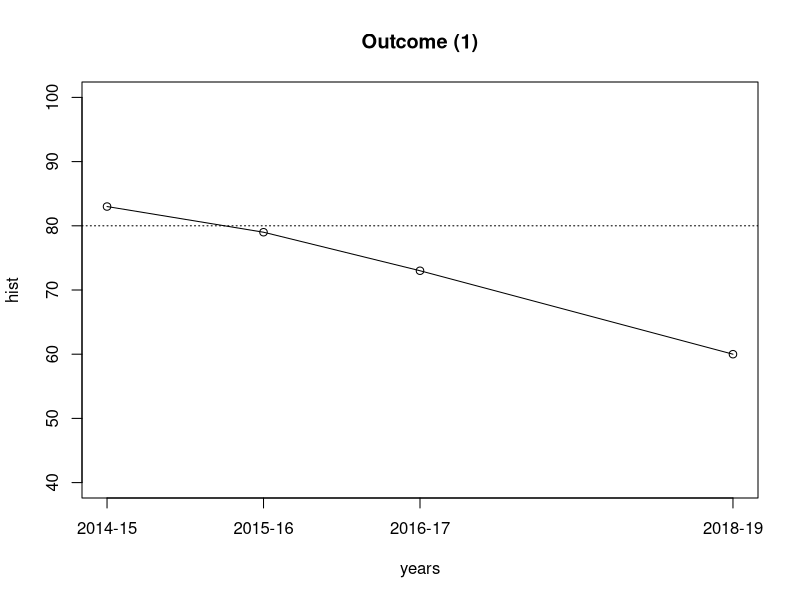
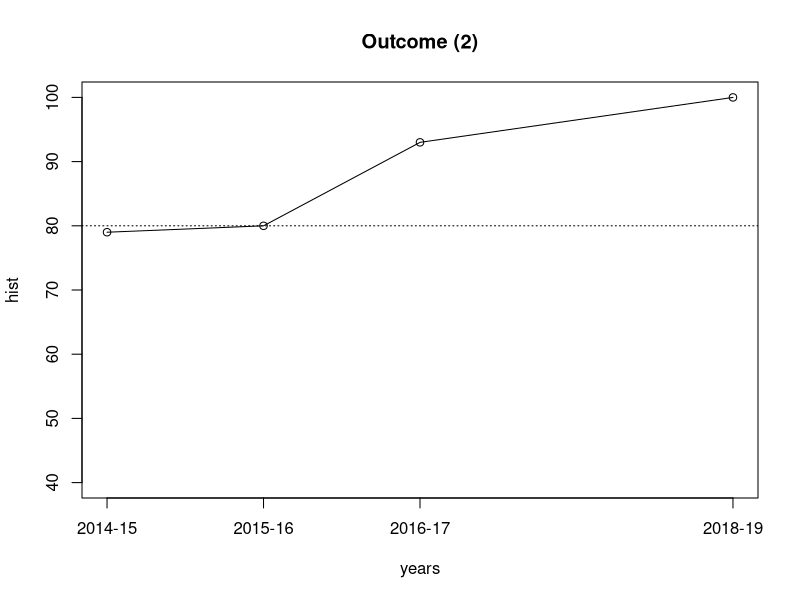
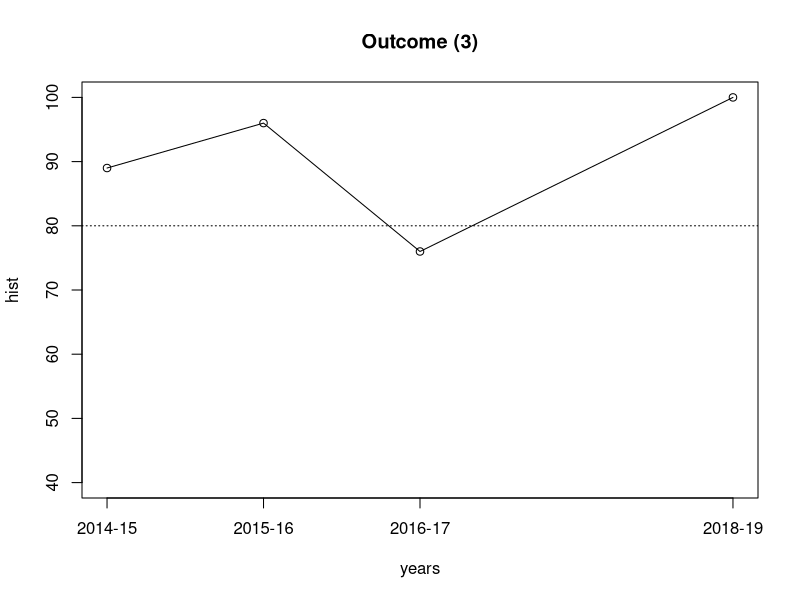
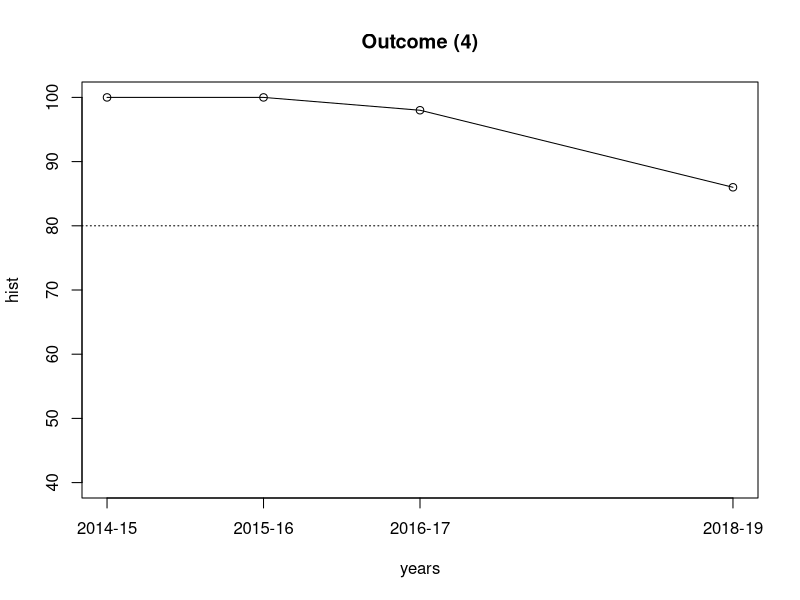
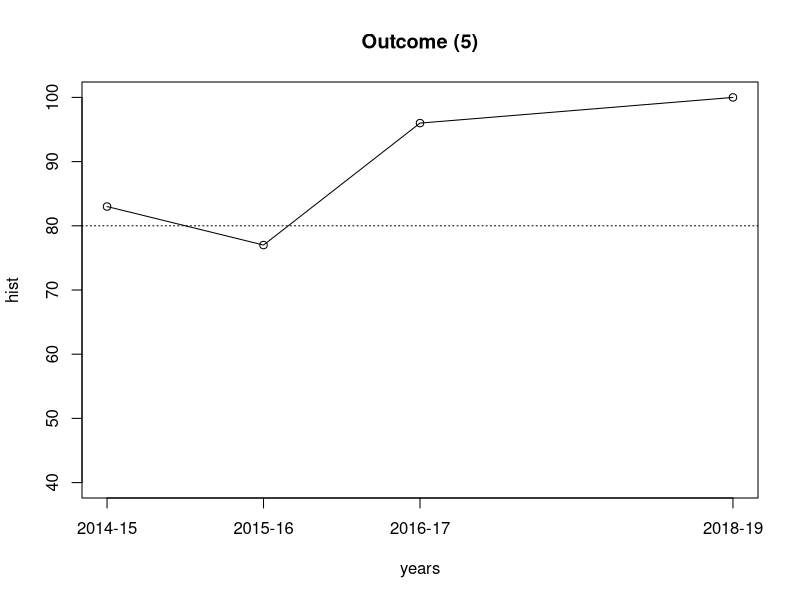
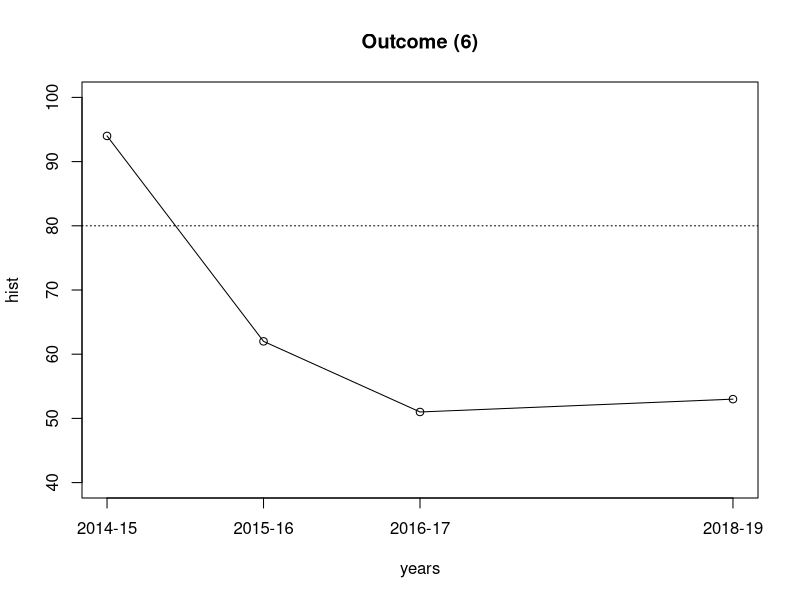

R code for these plots, in order:
## ---- chunk 1
num.excelled <- c(
    a1=0+0, a2=0, a3=0, a4=0, a5=0, a6=0,
    b1=6, b2=28+8,
    c1=23, c2=0, c3=0+23, c4=43, c5=27, 
    d1=38, d2=38, d3=38, d4=38, d5=0,
    e1=10, e2=25, e3=25, e4=18, e5=18,
    f1=0, f2=23, f3=38,
    g1=0, g2=0,
    h1=0, h2=0, h3=0,
    i1=0, i2=0, i3=0, i4=0,
    j1=8, j2=12, j3=29, j4=0, j5=6,
    k1=0, k2=0+0+0+0, k3=0, k4=0)
num.mastered <- c(
    a1=0+0, a2=0, a3=0, a4=0, a5=0, a6=0,
    b1=7, b2=26+11,
    c1=20, c2=43, c3=0+20, c4=0, c5=16, 
    d1=5, d2=5, d3=5, d4=5, d5=43,
    e1=9, e2=2, e3=2, e4=4, e5=9,
    f1=43, f2=20, f3=5,
    g1=0, g2=0,
    h1=0, h2=0, h3=0,
    i1=0, i2=0, i3=0, i4=0,
    j1=8, j2=11, j3=2, j4=8, j5=10,
    k1=0, k2=0+0+0+0, k3=0, k4=0)
num.partially.mastered <- c(
    a1=0+0, a2=0, a3=0, a4=0, a5=0, a6=0,
    b1=15, b2=19+11,
    c1=0, c2=0, c3=0+0, c4=0, c5=0, 
    d1=0, d2=0, d3=0, d4=0, d5=0,
    e1=6, e2=0, e3=0, e4=5, e5=6,
    f1=0, f2=0, f3=0,
    g1=0, g2=0,
    h1=0, h2=0, h3=0,
    i1=0, i2=0, i3=0, i4=0,
    j1=17, j2=12, j3=4, j4=4, j5=12,
    k1=0, k2=0+0+0+0, k3=0, k4=0)
num.below.expectations <- c(
    a1=0+0, a2=0, a3=0, a4=0, a5=0, a6=0,
    b1=7, b2=0+6,
    c1=0, c2=0, c3=0+0, c4=0, c5=0, 
    d1=0, d2=0, d3=0, d4=0, d5=0,
    e1=2, e2=0, e3=0, e4=0, e5=0,
    f1=0, f2=0, f3=0,
    g1=0, g2=0,
    h1=0, h2=0, h3=0,
    i1=0, i2=0, i3=0, i4=0,
    j1=2, j2=1, j3=1, j4=23, j5=7,
    k1=0, k2=0+0+0+0, k3=0, k4=0)

num.excelled['a'] <- sum(num.excelled[paste('a', 1:6, sep="")])
num.excelled['b'] <- sum(num.excelled[paste('b', 1:2, sep="")])
num.excelled['c'] <- sum(num.excelled[paste('c', 1:5, sep="")])
num.excelled['d'] <- sum(num.excelled[paste('d', 1:5, sep="")])
num.excelled['e'] <- sum(num.excelled[paste('e', 1:5, sep="")])
num.excelled['f'] <- sum(num.excelled[paste('f', 1:3, sep="")])
num.excelled['g'] <- sum(num.excelled[paste('g', 1:2, sep="")])
num.excelled['h'] <- sum(num.excelled[paste('h', 1:3, sep="")])
num.excelled['i'] <- sum(num.excelled[paste('i', 1:4, sep="")])
num.excelled['j'] <- sum(num.excelled[paste('j', 1:5, sep="")])
num.excelled['k'] <- sum(num.excelled[paste('k', 1:4, sep="")])

num.mastered['a'] <- sum(num.mastered[paste('a', 1:6, sep="")])
num.mastered['b'] <- sum(num.mastered[paste('b', 1:2, sep="")])
num.mastered['c'] <- sum(num.mastered[paste('c', 1:5, sep="")])
num.mastered['d'] <- sum(num.mastered[paste('d', 1:5, sep="")])
num.mastered['e'] <- sum(num.mastered[paste('e', 1:5, sep="")])
num.mastered['f'] <- sum(num.mastered[paste('f', 1:3, sep="")])
num.mastered['g'] <- sum(num.mastered[paste('g', 1:2, sep="")])
num.mastered['h'] <- sum(num.mastered[paste('h', 1:3, sep="")])
num.mastered['i'] <- sum(num.mastered[paste('i', 1:4, sep="")])
num.mastered['j'] <- sum(num.mastered[paste('j', 1:5, sep="")])
num.mastered['k'] <- sum(num.mastered[paste('k', 1:4, sep="")])

num.partially.mastered['a'] <- sum(num.partially.mastered[paste('a', 1:6, sep="")])
num.partially.mastered['b'] <- sum(num.partially.mastered[paste('b', 1:2, sep="")])
num.partially.mastered['c'] <- sum(num.partially.mastered[paste('c', 1:5, sep="")])
num.partially.mastered['d'] <- sum(num.partially.mastered[paste('d', 1:5, sep="")])
num.partially.mastered['e'] <- sum(num.partially.mastered[paste('e', 1:5, sep="")])
num.partially.mastered['f'] <- sum(num.partially.mastered[paste('f', 1:3, sep="")])
num.partially.mastered['g'] <- sum(num.partially.mastered[paste('g', 1:2, sep="")])
num.partially.mastered['h'] <- sum(num.partially.mastered[paste('h', 1:3, sep="")])
num.partially.mastered['i'] <- sum(num.partially.mastered[paste('i', 1:4, sep="")])
num.partially.mastered['j'] <- sum(num.partially.mastered[paste('j', 1:5, sep="")])
num.partially.mastered['k'] <- sum(num.partially.mastered[paste('k', 1:4, sep="")])

num.below.expectations['a'] <- sum(num.below.expectations[paste('a', 1:6, sep="")])
num.below.expectations['b'] <- sum(num.below.expectations[paste('b', 1:2, sep="")])
num.below.expectations['c'] <- sum(num.below.expectations[paste('c', 1:5, sep="")])
num.below.expectations['d'] <- sum(num.below.expectations[paste('d', 1:5, sep="")])
num.below.expectations['e'] <- sum(num.below.expectations[paste('e', 1:5, sep="")])
num.below.expectations['f'] <- sum(num.below.expectations[paste('f', 1:3, sep="")])
num.below.expectations['g'] <- sum(num.below.expectations[paste('g', 1:2, sep="")])
num.below.expectations['h'] <- sum(num.below.expectations[paste('h', 1:3, sep="")])
num.below.expectations['i'] <- sum(num.below.expectations[paste('i', 1:4, sep="")])
num.below.expectations['j'] <- sum(num.below.expectations[paste('j', 1:5, sep="")])
num.below.expectations['k'] <- sum(num.below.expectations[paste('k', 1:4, sep="")])

get.excelled <- function (key) {
    pct <- num.excelled[[key]] / (num.excelled[[key]] + num.mastered[[key]] + num.partially.mastered[[key]] + num.below.expectations[[key]])
    return (round(100*pct))
}
get.mastered <- function (key) {
    pct <- num.mastered[[key]] / (num.excelled[[key]] + num.mastered[[key]] + num.partially.mastered[[key]] + num.below.expectations[[key]])
    return (round(100*pct))
}
get.partially.mastered <- function (key) {
    pct <- num.partially.mastered[[key]] / (num.excelled[[key]] + num.mastered[[key]] + num.partially.mastered[[key]] + num.below.expectations[[key]])
    return (round(100*pct))
}
get.below.expectations <- function (key) {
    pct <- num.below.expectations[[key]] / (num.excelled[[key]] + num.mastered[[key]] + num.partially.mastered[[key]] + num.below.expectations[[key]])
    return (round(100*pct))
}
num.assessed <- function (key) {
    num <- num.excelled[[key]] + num.mastered[[key]] + num.partially.mastered[[key]] + num.below.expectations[[key]]
    return (num)
}

history.excelled <- data.frame(
    a=c(62,  45,  61, get.excelled('a')),
    b=c(69,  46,  34, get.excelled('b')),
    c=c(71,  58,  31, get.excelled('c')),
    d=c(66,  53,  12, get.excelled('d')),
    e=c(20,  98,  92, get.excelled('e')),
    f=c(83,  67,  22, get.excelled('f')),
    g=c(20, 100,  NA, get.excelled('g')),
    h=c(20,  81,  NA, get.excelled('h')),
    i=c(67,  56,  70, get.excelled('i')),
    j=c(79,  36,  34, get.excelled('j')),
    k=c(49,  74,  NA, get.excelled('k')))
history.mastered <- data.frame(
    a=c(10, 35,  10, get.mastered('a')),
    b=c(14, 33,  39, get.mastered('b')),
    c=c( 8, 22,  62, get.mastered('c')),
    d=c(17, 24,  84, get.mastered('d')),
    e=c(80,  2,   6, get.mastered('e')),
    f=c( 6, 29,  54, get.mastered('f')),
    g=c(80,  0,  NA, get.mastered('g')),
    h=c(80, 10,  NA, get.mastered('h')),
    i=c(24, 26,  23, get.mastered('i')),
    j=c(15, 26,  17, get.mastered('j')),
    k=c(15,  8,  NA, get.mastered('k')))
history.partially.mastered <- data.frame(
    a=c(12,  9,  12, get.partially.mastered('a')),
    b=c(10, 15,   7, get.partially.mastered('b')),
    c=c(11,  9,   4, get.partially.mastered('c')),
    d=c( 7, 19,   3, get.partially.mastered('d')),
    e=c( 0,  0,   0, get.partially.mastered('e')),
    f=c(11,  4,  21, get.partially.mastered('f')),
    g=c( 0,  0,  NA, get.partially.mastered('g')),
    h=c( 0,  9,  NA, get.partially.mastered('h')),
    i=c( 3, 10,   2, get.partially.mastered('i')),
    j=c( 2, 17,  31, get.partially.mastered('j')),
    k=c(24,  2,  NA, get.partially.mastered('k')))
history.below.expectations <- data.frame(
    a=c(16, 11,  18, get.below.expectations('a')),
    b=c( 7,  6,  20, get.below.expectations('b')),
    c=c(10, 11,   3, get.below.expectations('c')),
    d=c(10,  4,   1, get.below.expectations('d')),
    e=c( 0,  0,   2, get.below.expectations('e')),
    f=c( 0,  0,   2, get.below.expectations('f')),
    g=c( 0,  0,  NA, get.below.expectations('g')),
    h=c( 0,  0,  NA, get.below.expectations('h')),
    i=c( 6,  7,   5, get.below.expectations('i')),
    j=c( 4, 21,  18, get.below.expectations('j')),
    k=c(12, 16,  NA, get.below.expectations('k')))

history.pass <- history.excelled + history.mastered
history.fail <- history.partially.mastered + history.below.expectations
## ---- chunk 2

years <- c(2015, 2016, 2017, 2019)
year_labels = c('2014-15', '2015-16', '2016-17', '2018-19')
outcome_map=c('b', 'c', 'f', 'e', 'd', 'j')
for (idx in c(1, 2, 3, 4, 5, 6)) {
  # png(paste("outcome-", idx, ".png", sep=""))
  outcome = outcome_map[idx]
  hist <- c(history.pass[1, outcome], history.pass[2, outcome], history.pass[3, outcome], history.pass[4, outcome])
  plot(years, hist, xaxt="n", ylim=c(40,100))
  abline(h=80, lty=3)
  lines(years, hist)
  axis(side=1, at=years, labels=year_labels)
  title(paste('Outcome (',  idx, ')', sep=""))
  # dev.off()
}

